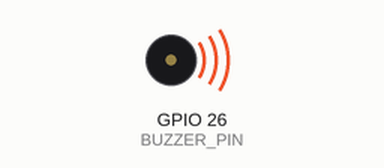
The program below on a simulated Raspberry Pi (BCM pin numbers). On the bench: buzzer (waves = sounding). What the program prints to the terminal is not drawn. At 4.8 s the program stops and its outputs stay as they are.

Above: at 0.2 s.
At 2.35 s:
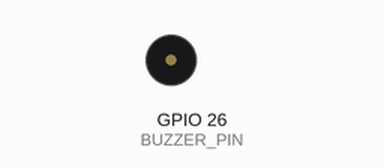
Timing chart, 0 to 3.0 s (numbered marks = the images above):
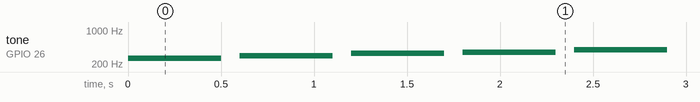

The program:

002_3_gpio_pwm_buzzer_3.py
```python
'''
수동 부저로 PWM 소리 내기
도래미파솔라시도 연수
부저 핀 : GPIO26

주파수
C (do) - 261.63 Hz
D (re) - 293.66 Hz
E (mi) - 329.63 Hz
F (fa) - 349.23 Hz
G (sol) - 392.00 Hz
A (la) - 440.00 Hz
B (ti) - 493.88 Hz
C5 (do high) - 523.25 Hz

'''
import RPi.GPIO as GPIO
import time

# 1. 음계별 주파수 정의 (옥타브4 기준, Hz)
NOTE_FREQ = {
    'C': 261.63,    # 도
    'D': 293.66,    # 레
    'E': 329.63,    # 미
    'F': 349.23,    # 파
    'G': 392.00,    # 솔
    'A': 440.00,    # 라
    'B': 493.88,    # 시
    'C5': 523.25    # 높은 도
}

# 2. 연주할 음계 리스트
melody = ['C', 'D', 'E', 'F', 'G', 'A', 'B', 'C5']

# 3. 부저가 연결된 GPIO 핀 번호
BUZZER_PIN = 26

GPIO.setmode(GPIO.BCM)
GPIO.setup(BUZZER_PIN, GPIO.OUT)

pwm = GPIO.PWM(BUZZER_PIN, 440)  # 초기 주파수 440Hz로 PWM 객체 생성

try:
    for note in melody:
        freq = NOTE_FREQ[note]
        pwm.ChangeFrequency(freq)
        pwm.start(50)         # 50% 듀티 사이클로 시작
        time.sleep(0.5)       # 0.5초 연주
        pwm.stop()
        time.sleep(0.1)       # 음 사이 간격

except KeyboardInterrupt:
    print("Key interrupt")
except :
    print("An error occurred or program interrupted.")
finally:
    pwm.stop()        # PWM 중지
    del pwm             # PWM 객체 삭제
    GPIO.cleanup()    # GPIO 리소스 정리
print('Program end')  # 프로그램 종료 메시지 출력
```

Measured:
- by itself, tone on GPIO 26 (BUZZER_PIN): plays 261 Hz for 0.50 s, 293 Hz for 0.50 s, 329 Hz for 0.50 s, 349 Hz for 0.50 s, 392 Hz for 0.50 s, 440 Hz for 0.50 s … (8 notes in this stretch)
